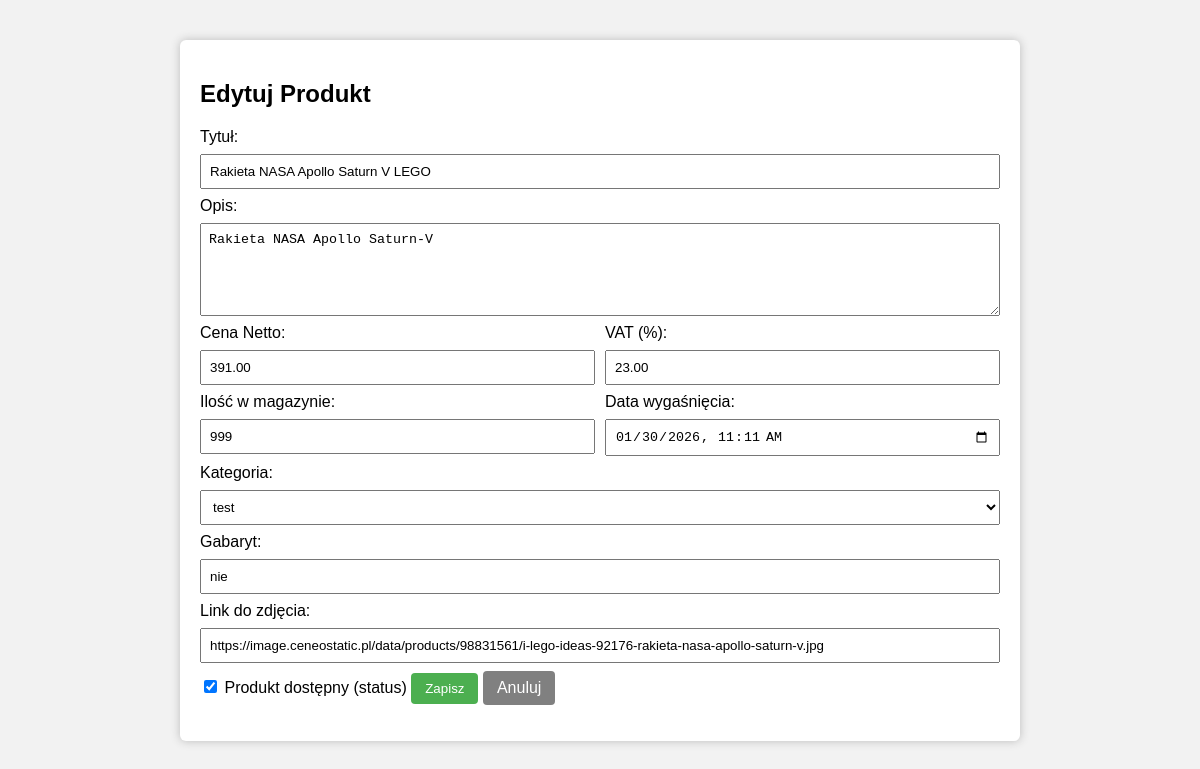
Screenshot of /admin/admin.php?modul=produkty&action=edit&id=7 (signed in) with the database file from the repository.
### tables this page shows
CREATE TABLE `produkty` (
  `id` int(11) NOT NULL,
  `tytul` varchar(255) NOT NULL,
  `opis` text DEFAULT NULL,
  `data_utworzenia` datetime DEFAULT current_timestamp(),
  `data_modyfikacji` datetime DEFAULT NULL ON UPDATE current_timestamp(),
  `data_wygasniecia` datetime DEFAULT NULL,
  `cena_netto` decimal(10,2) NOT NULL,
  `podatek_vat` decimal(5,2) DEFAULT 23.00,
  `ilosc_magazyn` int(11) DEFAULT 0,
  `status_dostepnosci` int(11) DEFAULT 1,
  `kategoria` int(11) DEFAULT NULL,
  `gabaryt` varchar(50) DEFAULT NULL,
  `zdjecie` varchar(255) DEFAULT NULL
);

### products.php (called while the page is built, shortened)
<?php
class ZarzadzajProduktami
{
    private $db;
    public function __construct($conn)
    {
        $this->db = $conn;
    }
    public function PobierzProdukt($id)
    {
        $id = (int) $id;
        $query = "SELECT * FROM produkty WHERE id = $id LIMIT 1";
        $result = mysqli_query($this->db, $query);
        return mysqli_fetch_assoc($result);
    }
}
?>

### admin/admin.php (the view, shortened to what this page needs)
<?php
require_once '../cfg.php';
require_once '../kategorie.php';
require_once '../products.php';
$conn = mysqli_connect($dbhost, $dbuser, $dbpass, $db);
$kategorie_manager = new ZarzadzajKategoriami($conn);
$produkt_manager = new ZarzadzajProduktami($conn);
if (isset($_SESSION['zalogowany'])) {
    $modul = $_GET['modul'] ?? 'menu';
    switch ($modul) {
        case 'produkty':
            $produkt_manager->StworzTabele();
            $action = $_GET['action'] ?? 'list';
            if ($action == 'list') {
                echo $produkt_manager->PokazProdukty();
                echo '<div class="action-bar" style="margin-top:20px;"><a href="admin.php" class="btn btn-back">← Powrót do menu</a></div>';
            } elseif ($action == 'add' || $action == 'edit') {
                $product = null;
                if ($action == 'edit' && isset($_GET['id'])) {
                    $product = $produkt_manager->PobierzProdukt($_GET['id']);
                }
                $tytul = $product ? $product['tytul'] : '';
                $opis = $product ? $product['opis'] : '';
                $data_wyg = $product ? $product['data_wygasniecia'] : '';
                $cena = $product ? $product['cena_netto'] : '';
                $vat = $product ? $product['podatek_vat'] : '23.00';
                $ilosc = $product ? $product['ilosc_magazyn'] : '0';
                $status = ($product && $product['status_dostepnosci'] == 1) ? 'checked' : '';
                $kat_id = $product ? $product['kategoria'] : 0;
                $gabaryt = $product ? $product['gabaryt'] : '';
                $zdjecie = $product ? $product['zdjecie'] : '';
                $id_val = $product ? $product['id'] : '';
                echo "<div class='admin-panel'>
                    <h2>" . ($product ? 'Edytuj Produkt' : 'Dodaj Produkt') . "</h2>
                    <form method='post'>
                        " . ($product ? "<input type='hidden' name='id' value='$id_val'>" : "") . "
                        <label>Tytuł:</label>
                        <input type='text' name='tytul' value='" . htmlspecialchars($tytul) . "' required class='input'>
                        <label>Opis:</label>
                        <textarea name='opis' rows='5' class='input'>" . htmlspecialchars($opis) . "</textarea>
                        <div style='display:flex; gap:10px;'>
                            <div style='flex:1'>
                                <label>Cena Netto:</label>
                                <input type='number' step='0.01' name='cena_netto' value='$cena' required class='input'>
                            </div>
                            <div style='flex:1'>
                                <label>VAT (%):</label>
                                <input type='number' step='0.01' name='podatek_vat' value='$vat' class='input'>
                            </div>
                        </div>
                        <div style='display:flex; gap:10px;'>
                            <div style='flex:1'>
                                <label>Ilość w magazynie:</label>
                                <input type='number' name='ilosc_magazyn' value='$ilosc' class='input'>
                            </div>
                             <div style='flex:1'>
                                <label>Data wygaśnięcia:</label>
                                <input type='datetime-local' name='data_wygasniecia' value='$data_wyg' class='input'>
                            </div>
                        </div>
                        <label>Kategoria:</label>
                        <select name='kategoria' class='input'>
                            " . $kategorie_manager->GenerujSelectKategorii($kat_id) . "
                        </select>
                        <label>Gabaryt:</label>
                        <input type='text' name='gabaryt' value='" . htmlspecialchars($gabaryt) . "' class='input'>
                        <label>Link do zdjęcia:</label>
                        <input type='text' name='zdjecie' value='" . htmlspecialchars($zdjecie) . "' class='input'>
                        <label><input type='checkbox' name='status_dostepnosci' $status> Produkt dostępny (status)</label>
                        <button type='submit' name='save_product' class='btn btn-save'>Zapisz</button>
                        <a href='?modul=produkty' class='btn btn-cancel'>Anuluj</a>
                    </form>
                </div>";
            }
            break;
    }
}
?>

### admin/admin.php (style rules this page uses)
.btn { display: inline-block; padding: 8px 14px; border: none; background: #2196F3; color: white; border-radius: 4px; cursor: pointer; text-decoration: none; }
.btn-save { background: #4CAF50; }
.btn-cancel { background: gray; }
.admin-panel { background: white; width: 800px; padding: 20px; margin: 20px auto; border-radius: 6px; box-shadow: 0 0 10px #bbb; }
.admin-panel .input, textarea { width: 100%; padding: 8px; margin: 8px 0; }

### rows the page displays
produkty: tytul "Rakieta NASA Apollo Saturn V LEGO", opis "Rakieta NASA Apollo Saturn-V", cena_netto "391.00", podatek_vat "23.00", ilosc_magazyn "999", data_wygasniecia "01/30/2026 11:11", gabaryt "nie", zdjecie "https://image.ceneostatic.pl/data/products/98831561/i-lego-ideas-92176-rakieta-nasa-apollo-saturn-v.jpg"
